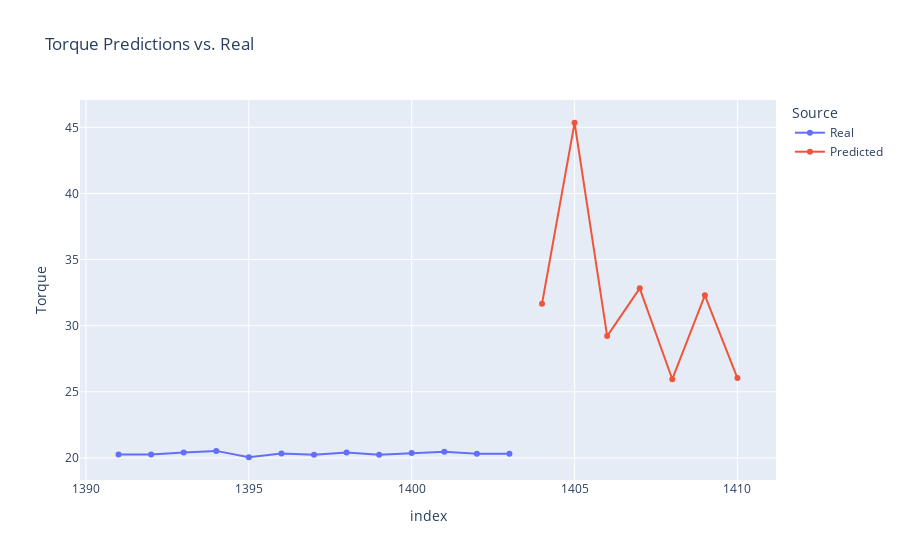

Write notebook code for a chart like this one.
### Code cell
px.line(Stn240_plot_data,  y='Torque',  color='Source',markers=True, 
                 title="Torque Predictions vs. Real")

### Figure 1 — Plotly figure (JSON) as saved in the notebook; plotly's stock layout.template omitted (floating-point values rounded to 4 significant figures)
{"data": [{"hovertemplate": "Source=Real<br>index=%{x}<br>Torque=%{y}<extra></extra>", "legendgroup": "Real", "line": {"color": "#636efa", "dash": "solid"}, "marker": {"symbol": "circle"}, "mode": "lines+markers", "name": "Real", "orientation": "v", "showlegend": true, "type": "scatter", "x": [1391, 1392, 1393, 1394, 1395, 1396, 1397, 1398, 1399, 1400, 1401, 1402, 1403], "xaxis": "x", "y": [20.26, 20.26, 20.42, 20.53, 20.05, 20.34, 20.25, 20.42, 20.24, 20.38, 20.47, 20.32, 20.31], "yaxis": "y"}, {"hovertemplate": "Source=Predicted<br>index=%{x}<br>Torque=%{y}<extra></extra>", "legendgroup": "Predicted", "line": {"color": "#EF553B", "dash": "solid"}, "marker": {"symbol": "circle"}, "mode": "lines+markers", "name": "Predicted", "orientation": "v", "showlegend": true, "type": "scatter", "x": [1404, 1405, 1406, 1407, 1408, 1409, 1410], "xaxis": "x", "y": [31.65, 45.35, 29.22, 32.82, 25.95, 32.3, 26.04], "yaxis": "y"}], "layout": {"legend": {"title": {"text": "Source"}, "tracegroupgap": 0}, "title": {"text": "Torque Predictions vs. Real"}, "xaxis": {"anchor": "y", "domain": [0, 1], "title": {"text": "index"}}, "yaxis": {"anchor": "x", "domain": [0, 1], "title": {"text": "Torque"}}}}
